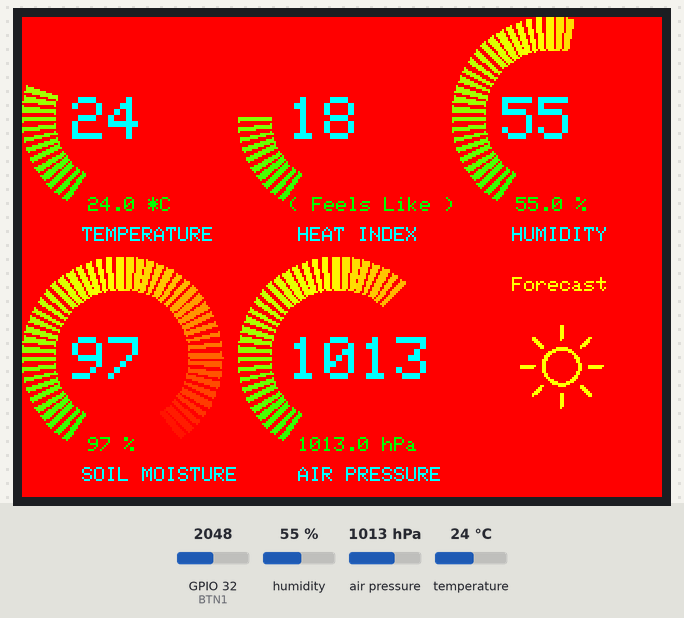
Simulated run of this sketch. Board: ESP32. Parts: 320×240 colour display. Inputs (shaded band) come from the test bench; at power-on: humidity 55 %, GPIO 32 (BTN1) = 2048, air pressure 1013 hPa, temperature 24 °C. WiFi joins after 1.5 s; servers stay silent unless stated; the local clock reads 2024-03-15 10:24:30 at power-on unless the sketch sets it; random numbers use the default seed unless the sketch sets one; no MQTT or app messages arrive unless stated; what the sketch prints to the serial monitor is not drawn.

Above: at 3.4 s.
3.5 s: humidity set to 63 %
At 5.3 s:
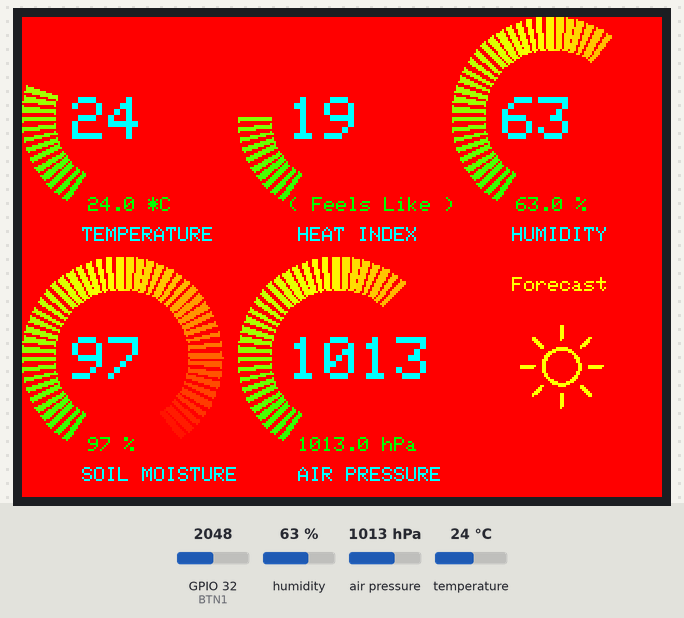
5.9 s: humidity set to 66 %
At 6.9 s:
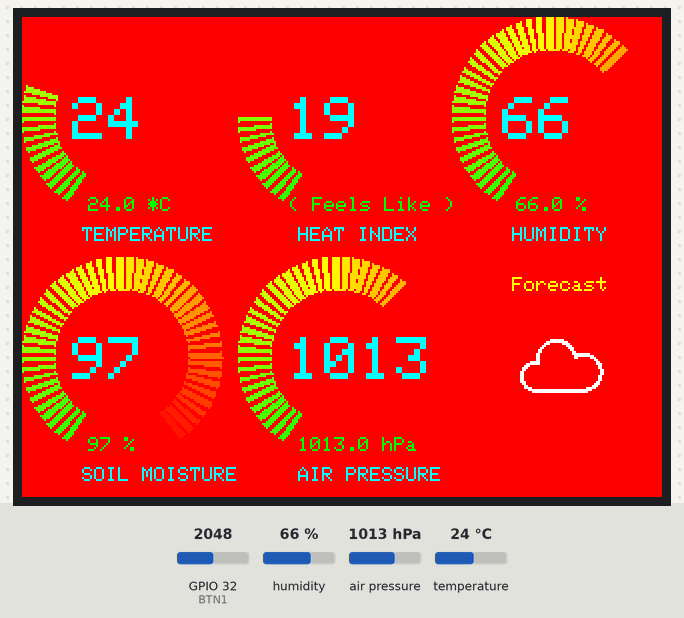
8.1 s: humidity set to 68 %
At 9.8 s:
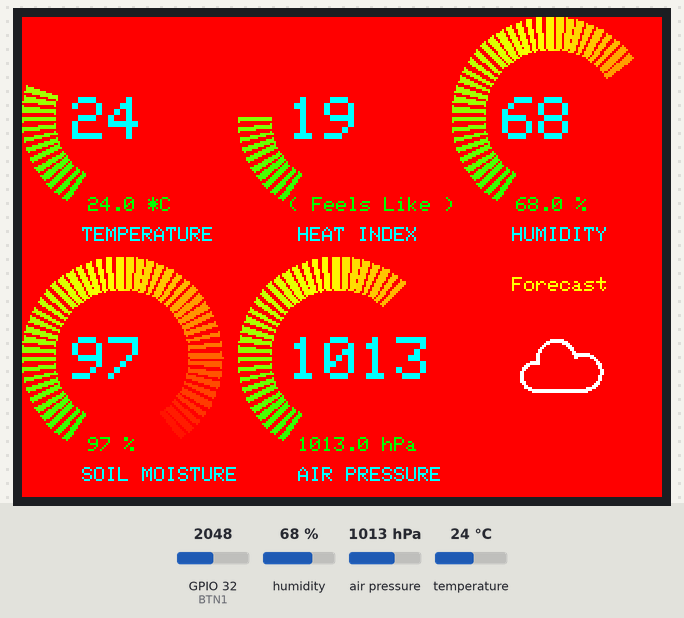
10.3 s: humidity set to 71 %
At 11.4 s:
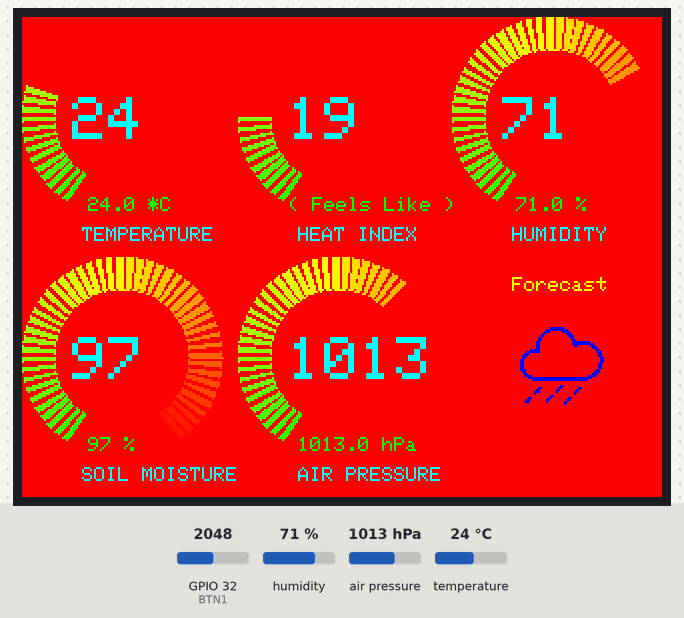
12.4 s: GPIO 32 (BTN1) set to 1228
At 13.9 s:
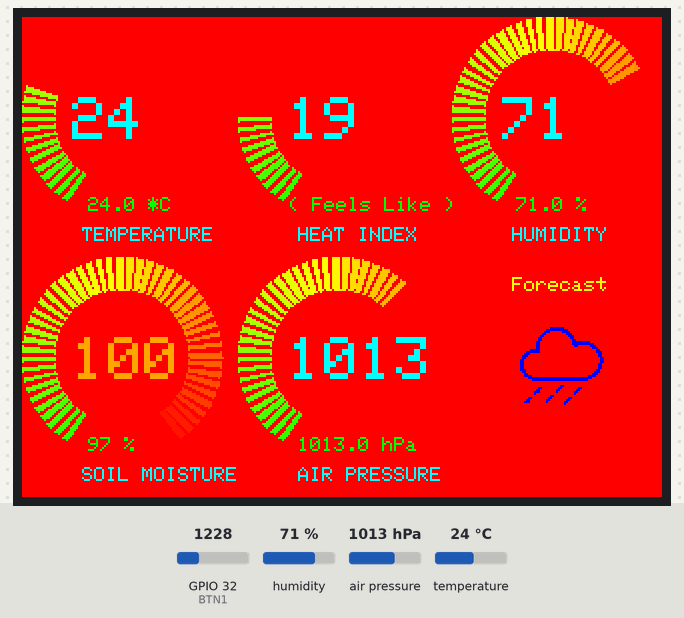
15.6 s: air pressure set to 952 hPa
At 18.8 s:
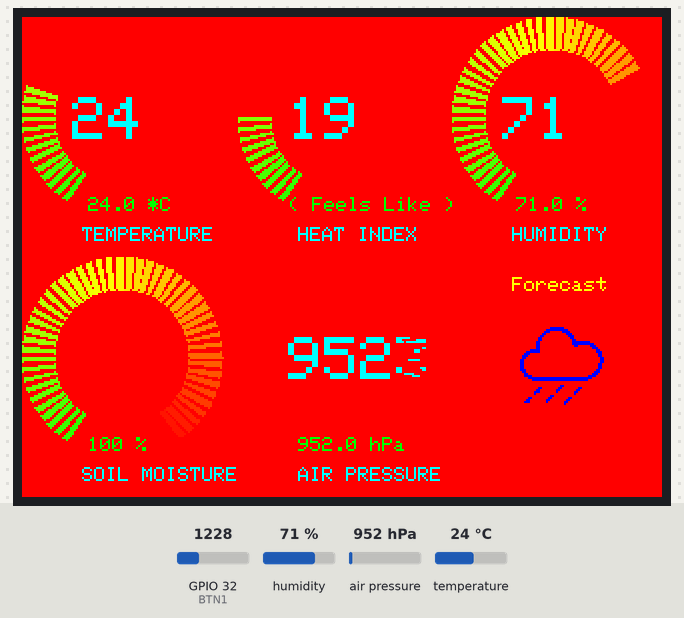
Timing chart, 0 to 20.3 s (numbered marks = the images above; inputs shaded):
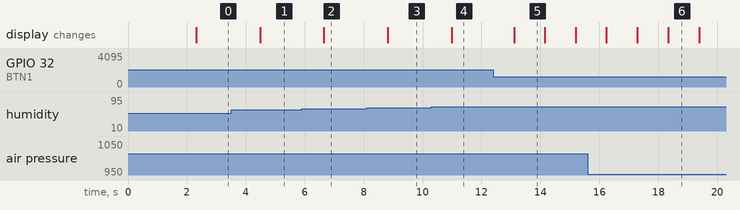

Measured:
- the behaviour switches between 64 and 65 % on humidity (found by bisection; images 1 and 2)
- the behaviour switches between 69 and 70 % on humidity (found by bisection; images 3 and 4)
- after the input at 3.5 s, the display: changes after 0.98 s (image 1)
- after the input at 5.9 s, the display: changes after 0.75 s (image 2)
- after the input at 8.1 s, the display: changes after 0.72 s (image 3)
- after the input at 10.3 s, the display: changes after 0.68 s (image 4)
- after the input at 12.4 s, the display: changes after 0.71 s (image 5)

The sketch:

hardware.ino
```cpp
//##################################################################################################################
//##                                      ELET2415 DATA ACQUISITION SYSTEM CODE                                   ##
//##                                                                                                              ##
//##################################################################################################################


// IMPORT ALL REQUIRED LIBRARIES
#include "Arduino.h"
#include <rom/rtc.h>
#include <ArduinoJson.h>
#include <math.h>  // https://www.tutorialspoint.com/c_standard_library/math_h.htm

#include <SPI.h>
#include <Wire.h>
#include <Adafruit_BMP280.h>
#include "Adafruit_GFX.h"
#include "Adafruit_ILI9341.h"
#include "DHT.h"

#ifndef _WIFI_H
#include <WiFi.h>
#include <HTTPClient.h>
#endif

#ifndef STDLIB_H
#include <stdlib.h>
#endif

#ifndef STDIO_H
#include <stdio.h>
#endif

#ifndef ARDUINO_H
#include <Arduino.h>
#endif

// DEFINE VARIABLES
#define ARDUINOJSON_USE_DOUBLE      1

// DEFINE THE CONTROL PINS FOR THE DHT22
#define DHTPIN 4 //datapin of sensor
#define DHTTYPE DHT22 // define the type of sensor

#define BTN1      32
#define BTN2      33
#define BTN3      25


#define TFT_DC    17
#define TFT_CS    5
#define TFT_RST   16
#define TFT_CLK   18
#define TFT_MOSI  23
#define TFT_MISO  19

//----------------------------------------Defines colors
// Assign human-readable names to some common 16-bit color values:
#define BLACK       0x0000
#define BLUE        0x001F
#define RED         0xF800
#define GREEN       0x07E0
#define CYAN        0x07FF
#define MAGENTA     0xF81F
#define YELLOW      0xFFE0
#define WHITE       0xFFFF
#define AQUA        0x04FF
#define ORANGE      0xFD20
#define DARKORANGE  0xFB60
#define MAROON      0x7800
#define BLACKM      0x18E3
#include <Fonts/FreeSansBold18pt7b.h>
#include <Fonts/FreeSansBold9pt7b.h>

#define RED2RED 0
#define GREEN2GREEN 1
#define BLUE2BLUE 2
#define BLUE2RED 3
#define GREEN2RED 4
#define RED2GREEN 5

double h=0;
double t=0;
double f=0;
double hi;
double pa;

const int AirValue = 3999;  //you need to replace this value with Value_1
const int WaterValue = 1999;  //you need to replace this value with Value_2
int soilMoistureValue = 0;
int soilmoisturepercent=0;

uint32_t runTime = -99999;       // time for next update
int reading1 = 0; // Value to be displayed
int d = 0; // Variable used for the sinewave test waveform
boolean alert = 0;
int8_t ramp = 1;
int tesmod =0;

char TempCelciusFahrenheit[6];

float tempF = 0;


// MQTT CLIENT CONFIG
static const char* pubtopic      = "620154701";                    // Add your ID number here
static const char* subtopic[]    = {"620154701_sub","/elet2415"};  // Array of Topics(Strings) to subscribe to
// static const char* mqtt_server   = "dbs.msjrealtms.com";         // Broker IP address or Domain name as a String
static const char* mqtt_server   = "www.yanacreations.com";         // Broker IP address or Domain name as a String
static uint16_t mqtt_port        = 1883;

// WIFI CREDENTIALS
const char* ssid       = "MonaConnect" ; // Add your Wi-Fi ssid
const char* password   = ""; // Add your Wi-Fi password


// TASK HANDLES
TaskHandle_t xMQTT_Connect          = NULL;
TaskHandle_t xNTPHandle             = NULL;
TaskHandle_t xLOOPHandle            = NULL;
TaskHandle_t xUpdateHandle          = NULL;
TaskHandle_t xButtonCheckeHandle    = NULL;


// FUNCTION DECLARATION
void checkHEAP(const char* Name);   // RETURN REMAINING HEAP SIZE FOR A TASK
void initMQTT(void);                // CONFIG AND INITIALIZE MQTT PROTOCOL
unsigned long getTimeStamp(void);   // GET 10 DIGIT TIMESTAMP FOR CURRENT TIME
void callback(char* topic, byte* payload, unsigned int length);
void initialize(void);
bool publish(const char *topic, const char *payload); // PUBLISH MQTT MESSAGE(PAYLOAD) TO A TOPIC
void vButtonCheck( void * pvParameters );
void vUpdate( void * pvParameters );


/* Init class Instances for the DHT22 etcc */
 DHT dht(DHTPIN,DHTTYPE);

//############### IMPORT HEADER FILES ##################
#ifndef NTP_H
#include "NTP.h"
#endif

#ifndef MQTT_H
#include "mqtt.h"
#endif

#ifndef FORECAST_H
#include "foreCast.h"
#endif

#define analogPin A4


/* Initialize class objects*/
Adafruit_ILI9341 tft = Adafruit_ILI9341(TFT_CS, TFT_DC, TFT_MOSI, TFT_CLK, TFT_RST, TFT_MISO);
Adafruit_BMP280 bmp; // use I2C interface
Adafruit_Sensor *bmp_temp = bmp.getTemperatureSensor();
Adafruit_Sensor *bmp_pressure = bmp.getPressureSensor();


void setup() {
  Serial.begin(115200);  // INIT SERIAL

  /* TFT DISPLAY SET UP */
  dht.begin();
  tft.begin();
  bmp.begin();

  // stat_display();
  tft.setRotation(1);

  /* ENABLE PULL-UP RESISTORS */
  pinMode(BTN1,INPUT_PULLUP);
  pinMode(BTN2,INPUT_PULLUP);
  pinMode(BTN3,INPUT_PULLUP);

  tft.fillScreen(RED);

  bmp.setSampling(Adafruit_BMP280::MODE_NORMAL,     /* Operating Mode. */
                  Adafruit_BMP280::SAMPLING_X2,     /* Temp. oversampling */
                  Adafruit_BMP280::SAMPLING_X16,    /* Pressure oversampling */
                  Adafruit_BMP280::FILTER_X16,      /* Filtering. */
                  Adafruit_BMP280::STANDBY_MS_500); /* Standby time. */

  bmp_temp->printSensorDetails();

  initialize();           // INIT WIFI, MQTT & NTP

  //vButtonCheckFunction(); // UNCOMMENT IF USING BUTTONS THEN ADD LOGIC FOR INTERFACING WITH BUTTONS IN THE vButtonCheck FUNCTION

}

void loop() {
  // put your main code here, to run repeatedly:
  vTaskDelay(1000 / portTICK_PERIOD_MS);

}


//####################################################################
//#                          UTIL FUNCTIONS                          #
//####################################################################
void vButtonCheck( void * pvParameters )  {
    configASSERT( ( ( uint32_t ) pvParameters ) == 1 );

    for( ;; ) {
        // Add code here to check if a button(S) is pressed
        // then execute appropriate function if a button is pressed


        vTaskDelay(200 / portTICK_PERIOD_MS);
        }
}

void vUpdate( void * pvParameters )  {
    configASSERT( ( ( uint32_t ) pvParameters ) == 1 );

    for( ;; ) {

        soilMoistureValue = analogRead(analogPin);  //put Sensor insert into soil
        soilmoisturepercent = map(soilMoistureValue, AirValue, WaterValue, 0, 100);

        sensors_event_t temp_event, pressure_event;
        bmp_pressure->getEvent(&pressure_event);

        h = dht.readHumidity();
        t = dht.readTemperature();
        hi = dht.computeHeatIndex(t, h);
        pa = pressure_event.pressure;

        // Serial.print(F("Approx air pressure = "));
        // Serial.print(pa);
        // Serial.println(" hPa");

        // Serial.print(F("Approx altitude = "));
        // Serial.print(bmp.readAltitude(1014)); /* Adjusted to local forecast! */
        // Serial.println(" m");

        //   Serial.println(soilmoisturepercent);

        if(soilmoisturepercent >= 100)
        {
          soilmoisturepercent=100;
        }
        else if(soilmoisturepercent <=0)
        {
          soilmoisturepercent=0;
        }
        // Serial.print(F("Approx soil moisture = "));
        // Serial.print(soilmoisturepercent);
        // Serial.println("%");

        // Serial.print(F("Approx humidity = "));
        // Serial.print(h);
        // Serial.println("%");

        // Serial.print(F("Approx temperature = "));
        // Serial.print(t);
        // Serial.println(" C");

        // Serial.print(F("Approx heat index = "));
        // Serial.print(hi);
        // Serial.println("C");


        //----------------------------------------
      int xpos = 0, ypos = 5, gap = 4, radius = 52;
          // Draw a large meter
          xpos = 320/2 - 150, ypos = 15, gap = 100, radius = 50;

          ringMeter( t,0,90, 0,0,radius,"TEMPERATURE",4 ); // Draw analogue meter

          ringMeter( hi,0,90, 108,0,radius,"HEAT INDEX",4 ); // Draw analogue meter

          ringMeter(h,0,100, 215,0,radius,"HUMIDITY",4 ); // Draw analogue meter

          ringMeter(soilmoisturepercent,0,99, 0,120,radius,"SOIL MOISTURE",4 ); // Draw analogue meter

          ringMeter(pa,965,1040, 108,120,radius,"AIR PRESSURE",4 ); // Draw analogue meter


        tft.setCursor(245, 130);
        tft.setTextSize (1);
        tft.setTextColor ( YELLOW , RED);
        tft.print("Forecast");


        tft.setCursor (247, 90); // Print the Humidity
        tft.setTextSize (1);
        tft.setTextColor (GREEN, RED);
        tft.print (h, 1);
        tft.setTextSize (1);
        tft.setTextColor (GREEN, RED);
        tft.print (" % ");
        tesmod = 1;

        tft.setCursor (138, 210); // Print the Humidity
        tft.setTextSize (1);
        tft.setTextColor (GREEN, RED);
        tft.print (pa, 1);
        tft.setTextSize (1);
        tft.setTextColor (GREEN, RED);
        tft.print (" hPa ");

        tft.setCursor (133, 90); // Print the Humidity
        tft.setTextSize (1);
        tft.setTextColor (GREEN, RED);
        tft.print ("( Feels Like )");
        tft.setTextSize (1);
        tft.setTextColor (GREEN, RED);

        tft.setCursor (33, 90); // Print the Humidity
        tft.setTextSize (1);
        tft.setTextColor (GREEN, RED);
        tft.print (t, 1);
        tft.setTextSize (1);
        tft.setTextColor (GREEN, RED);
        tft.print (" *C ");

        tft.setCursor (33, 210); // Print the Humidity
        tft.setTextSize (1);
        tft.setTextColor (GREEN, RED);
        tft.print (soilmoisturepercent, 1);
        tft.setTextSize (1);
        tft.setTextColor (GREEN, RED);
        tft.print (" %   ");

      if((h)>0 &&  (h)<65 )
        {
        tft.drawBitmap(245,150, sun,50,50,YELLOW,RED);
      } else

      if((h)>=65 &&  (h)<70 )
        {
        tft.drawBitmap(245,150, cloud,50,50,WHITE,RED);

      } else


      if((h)>=70 &&  (h)<100 )
        {
        tft.drawBitmap(245,150, rain,50,50,BLUE,RED);

        }
      if(isNumber(t)){
              // ##Publish update according to ‘{"id": "student_id", "timestamp": 1702212234, "temperature": 30, "humidity":90, "heatindex": 30}’

              // 1. Create JSon object
              StaticJsonDocument<1000> doc;

              // 2. Create message buffer/array to store serialized JSON object
              char message[1100]={0};

              // 3. Add key:value pairs to JSon object based on above schema
              doc["id"] = "620154701";
              doc["timestamp"] = getTimeStamp();
              doc["temperature"] =  round(t * 100) / 100.0;
              doc["humidity"] =  round(h * 100) / 100.0;
              doc["heatindex"] =  round(hi * 100) / 100.0;
              doc["pressure"] =  round(pa * 100) / 100.0;
              doc["soilmoisture"] = round(soilmoisturepercent * 100) / 100.0;
              doc["altitude"] = round(bmp.readAltitude(1014) * 100) / 100.0;


              // 4. Seralize / Covert JSon object to JSon string and store in message array

              serializeJson(doc,message);
              Serial.println(message);

              // 5. Publish message to a topic sobscribed to by both backend and frontend
              if(mqtt.connected()){
                publish(pubtopic,message);
              }

          }

        vTaskDelay(1000 / portTICK_PERIOD_MS);
    }
}

unsigned long getTimeStamp(void) {
          // RETURNS 10 DIGIT TIMESTAMP REPRESENTING CURRENT TIME
          time_t now;
          time(&now); // Retrieve time[Timestamp] from system and save to &now variable
          return now;
}

void callback(char* topic, byte* payload, unsigned int length) {
  // ############## MQTT CALLBACK  ######################################
  // RUNS WHENEVER A MESSAGE IS RECEIVED ON A TOPIC SUBSCRIBED TO

  Serial.printf("\nMessage received : ( topic: %s ) \n",topic );
  char *received = new char[length + 1] {0};

  for (int i = 0; i < length; i++) {
    received[i] = (char)payload[i];
  }

  // PRINT RECEIVED MESSAGE
  Serial.printf("Payload : %s \n",received);


  // CONVERT MESSAGE TO JSON


  // PROCESS MESSAGE


}

bool publish(const char *topic, const char *payload){
     bool res = false;
     try{
        res = mqtt.publish(topic,payload);
        // Serial.printf("\nres : %d\n",res);
        if(!res){
          res = false;
          throw false;
        }
     }
     catch(...){
      Serial.printf("\nError (%d) >> Unable to publish message\n", res);
     }
  return res;
}

//========================================================================

//========================================================================

void ringMeter(int value, int vmin, int vmax, int x, int y, int r, char *units, byte scheme)
{
  // Minimum value of r is about 52 before value text intrudes on ring
  // drawing the text first is an option

  x += r; y += r;   // Calculate coords of centre of ring
  int w = r / 3;    // Width of outer ring is 1/4 of radius
  int angle = 150;  // Half the sweep angle of meter (300 degrees)
  int v = map(value, vmin, vmax, -angle, angle); // Map the value to an angle v
  byte seg = 3; // Segments are 3 degrees wide = 100 segments for 300 degrees
  byte inc = 6; // Draw segments every 3 degrees, increase to 6 for segmented ring
  // Variable to save "value" text colour from scheme and set default
  int colour = GREEN;

  // Draw colour blocks every inc degrees
  for (int i = -angle+inc/2; i < angle-inc/2; i += inc) {
    // Calculate pair of coordinates for segment start
    float sx = cos((i - 90) * 0.0174532925);
    float sy = sin((i - 90) * 0.0174532925);
    uint16_t x0 = sx * (r - w) + x;
    uint16_t y0 = sy * (r - w) + y;
    uint16_t x1 = sx * r + x;
    uint16_t y1 = sy * r + y;

    // Calculate pair of coordinates for segment end
    float sx2 = cos((i + seg - 90) * 0.0174532925);
    float sy2 = sin((i + seg - 90) * 0.0174532925);
    int x2 = sx2 * (r - w) + x;
    int y2 = sy2 * (r - w) + y;
    int x3 = sx2 * r + x;
    int y3 = sy2 * r + y;

    if (i < v) { // Fill in coloured segments with 2 triangles
      switch (scheme) {
        case 0: colour = GREEN; break; // Fixed colour
        case 1: colour = RED; break; // Fixed colour
        case 2: colour = BLUE; break; // Fixed colour
        case 3: colour = rainbow(map(i, -angle, angle, 0, 127)); break; // Full spectrum blue to red
        case 4: colour = rainbow(map(i, -angle, angle, 70, 127)); break; // Green to red (high temperature etc)
        case 5: colour = rainbow(map(i, -angle, angle, 127, 63)); break; // Red to green (low battery etc)
        default: colour = GREEN; break; // Fixed colour
      }
      tft.fillTriangle(x0, y0, x1, y1, x2, y2, colour);
      tft.fillTriangle(x1, y1, x2, y2, x3, y3, colour);
      //text_colour = colour; // Save the last colour drawn
    }
    else // Fill in blank segments
    {
      tft.fillTriangle(x0, y0, x1, y1, x2, y2, RED);
      tft.fillTriangle(x1, y1, x2, y2, x3, y3, RED);
    }
  }
  // Convert value to a string
  char buf[10];
  byte len = 2; if (value > 99) len = 3;if (value > 999) len = 4;
  dtostrf(value, len, 0, buf);
  buf[len] = ' '; buf[len] = 0; // Add blanking space and terminator, helps to centre text too!
  // Set the text colour to default
  tft.setTextSize(1);

  if(value>9){
  tft.setTextColor(CYAN,RED);
  tft.setCursor(x-25,y-10);tft.setTextSize(3);
  tft.print(buf);}
  if(value==100){
  dtostrf(value, 3, 0, buf);
  buf[3] = ' '; buf[3] = 0; // Add blanking space and terminator, helps to centre text too!
  // Set the text colour to default
  tft.setTextColor(ORANGE,RED);
  tft.setCursor(x-25,y-10);tft.setTextSize(3);
  tft.print(buf);
  delay(1000);
  tft.setTextColor(RED,RED);
  tft.setCursor(x-25,y-10);tft.setTextSize(3);
  tft.print(buf);
  }
  else if(value<10){
  tft.setTextColor(colour,RED);
  tft.setCursor(x-25,y-10);tft.setTextSize(3);
  tft.print(buf);}


  tft.setTextColor(CYAN,RED);

  tft.setCursor(x-20,y+55);tft.setTextSize(1);
  tft.print(units); // Units display

  // Calculate and return right hand side x coordinate
  // return x + r;
}
//========================================================================

bool isNumber(double number){
        char item[20];
        snprintf(item, sizeof(item), "%f\n", number);
        if( isdigit(item[0]) )
          return true;
        return false;
}


unsigned int rainbow(byte value)
{
  // Value is expected to be in range 0-127
  // The value is converted to a spectrum colour from 0 = blue through to 127 = red

  byte red = 0; // Red is the top 5 bits of a 16 bit colour value
  byte green = 0;// Green is the middle 6 bits
  byte blue = 0; // Blue is the bottom 5 bits
  byte quadrant = value / 32;

  if (quadrant == 0) {
    blue = 31;
    green = 2 * (value % 32);
    red = 0;
  }
  if (quadrant == 1) {
    blue = 31 - (value % 32);
    green = 63;
    red = 0;
  }
  if (quadrant == 2) {
    blue = 0;
    green = 63;
    red = value % 32;
  }
  if (quadrant == 3) {
    blue = 0;
    green = 63 - 2 * (value % 32);
    red = 31;
  }
  return (red << 11) + (green << 5) + blue;
}
```

Source omitted: NTP.h (6353 bytes), foreCast.h (data table, 10842 bytes), mqtt.h (10126 bytes)
